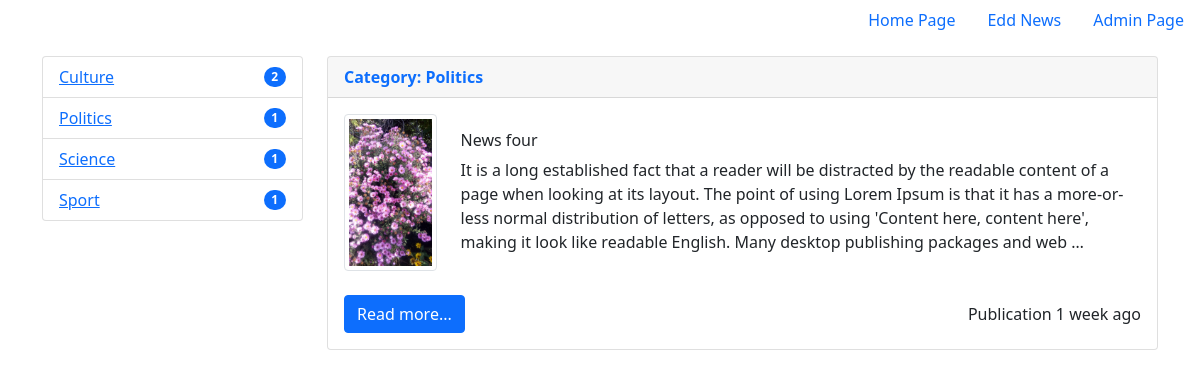
The app's page /category/4/ with its own data.
### news/models.py (models this page shows, shortened)
class Category(models.Model):
    title = models.CharField(max_length=150, db_index=True)
    def __str__(self):
        return self.title
    def number_news(self):
        num_news = News.objects.filter(category=self.id).count()
        return num_news
    class Meta:
        verbose_name = 'Category'
        verbose_name_plural = 'Categories'
        ordering = ['title']

class News(models.Model):
    title = models.CharField(max_length=150)
    content = models.TextField(blank=True)
    createdAt = models.DateTimeField(auto_now_add=True)
    updateAt = models.DateTimeField(auto_now=True)
    photo = models.ImageField(upload_to='images/%Y/%m/%d', blank=True)
    isPublished = models.BooleanField(default=False)
    category = models.ForeignKey('Category', on_delete=models.PROTECT, null=True)
    class Meta:
        verbose_name = 'New'
        verbose_name_plural = 'News'
        ordering = ['-createdAt', 'title']

### news/views.py (the view)
# urls.py: path('category/<int:category_id>/', get_category_news, name='category'),
def get_category_news (request, category_id):
    news = News.objects.filter(category_id=category_id)
    categories = Category.objects.all()
    category = Category.objects.get(pk=category_id)
    context = {
        'news': news,
        'categories': categories,
        'category': category,
    }
    return render(request, 'news/category.html', context)

### news/templates/news/category.html (shortened to what this page needs)
<!doctype html>
<html lang="en">
<head>
  <link href="https://cdn.jsdelivr.net/npm/bootstrap@5.0.2/dist/css/bootstrap.min.css" rel="stylesheet">
</head>
<body>
<ul class="nav justify-content-end">
  <li class="nav-item">
    <a class="nav-link active" aria-current="page" href="{% url 'home' %}">Home Page</a>
  </li>
  <li class="nav-item">
    <a class="nav-link active" aria-current="page" href="{% url 'home' %}">Edd News</a>
  </li>
  <li class="nav-item">
    <a class="nav-link active" aria-current="page" href="{% url 'home' %}">Admin Page</a>
  </li>
</ul>
<div class="container mt-3">
  <div class="row">
    <div class="col-3">
      <ul class="list-group">
        {% for category in categories %}
        <li class="list-group-item d-flex justify-content-between align-items-center">
          <a href="{% url 'category' category.pk %}" role="tab" aria-controls="list-home">{{category.title}}</a>
          <span class="badge bg-primary rounded-pill">{{category.number_news}}</span>
        </li>
        {% empty%}
        <h5>Category not found!</h5>
        {% endfor%}
      </ul>
    </div>
    <div class="col-9">
      {% for item in news %}
      <div class="card mb-4" >
        <div class="card-header"><b class="text-primary">Category:  {{item.category}}</b></div>
        <div class="card-body">
          <div class="d-flex justify-content-between align-items-center  mb-4">
            <div class="me-4">
              {% if item.photo%}
              <img src="{{ item.photo.url }}" class="img-thumbnail" alt="..." width="350px">
              {% else %}
              <img src="images/IMG_20160120_133849.jpg" class="img-thumbnail" alt="..." width="350px">
              {% endif%}
            </div>
            <div>
              <h6 class="card-title">{{item.title}}</h6>
              <p class="card-text">{{item.content|truncatewords:60}}</p>
            </div>
          </div>
          <div class="d-flex justify-content-between align-items-center">
            <a href="/" class="btn btn-primary">Read more...</a>
            <div class="text-end">Publication {{item.createdAt|timesince}} ago</div>
          </div>
        </div>
      </div>
      {% empty%}
      <h5>News not found!</h5>
      {% endfor%}
    </div>
</div>
</body>
</html>

### records on screen
Category: title "Culture", number_news "2"
Category: title "Politics", number_news "1"
Category: title "Science", number_news "1"
Category: title "Sport", number_news "1"
News: category "Politics", photo (picture), title "News four", content "It is a long established fact that a reader will be distracted by the readable content of a page when looking at its layout. The point of using Lorem Ipsum is that it has a more-or-less normal distribution of letters, as opposed to using 'Content here, content here', making it look like readable English. Many desktop publishing packages and web …", createdAt "1 week"
